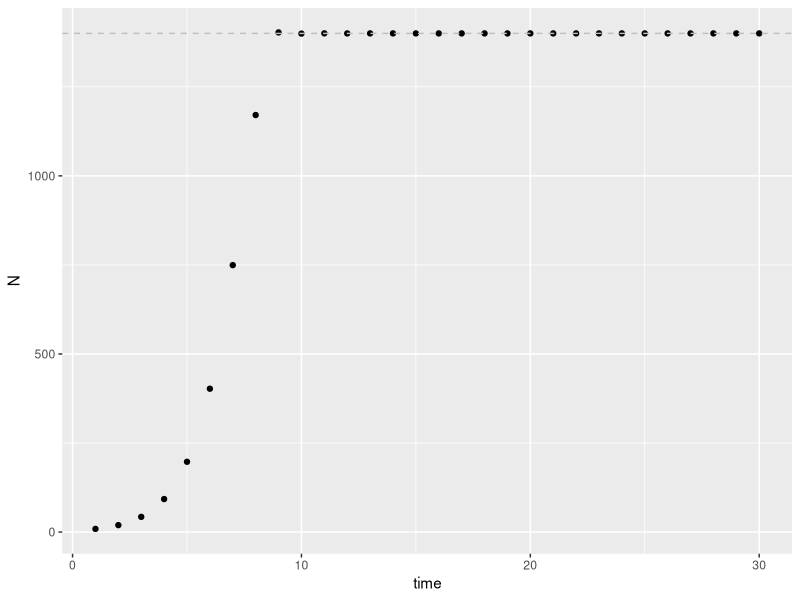
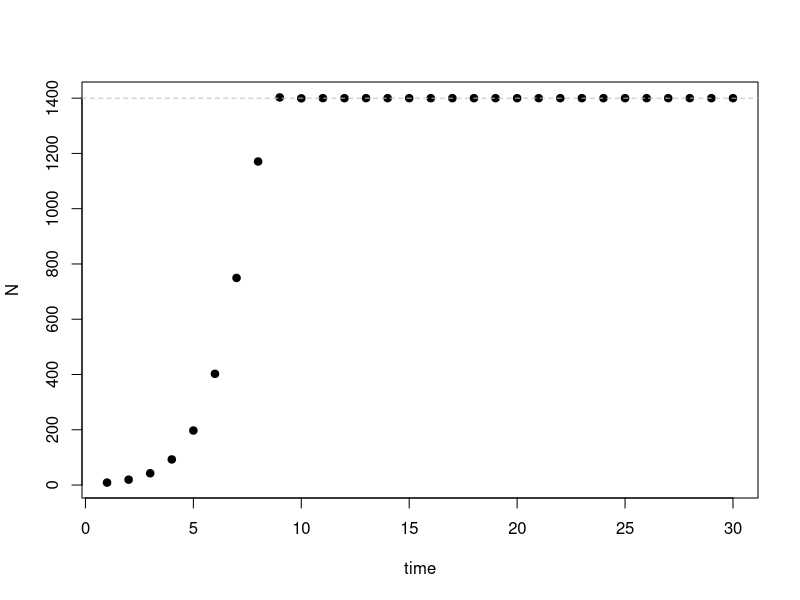
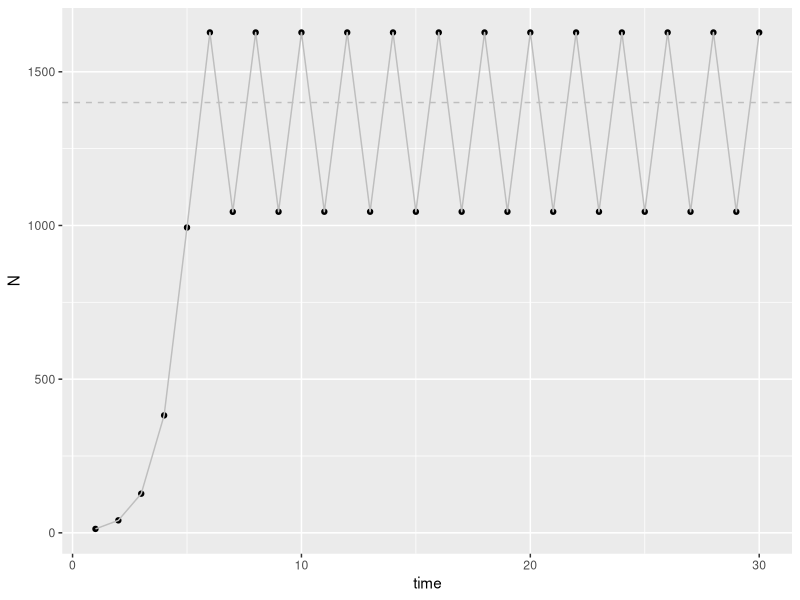
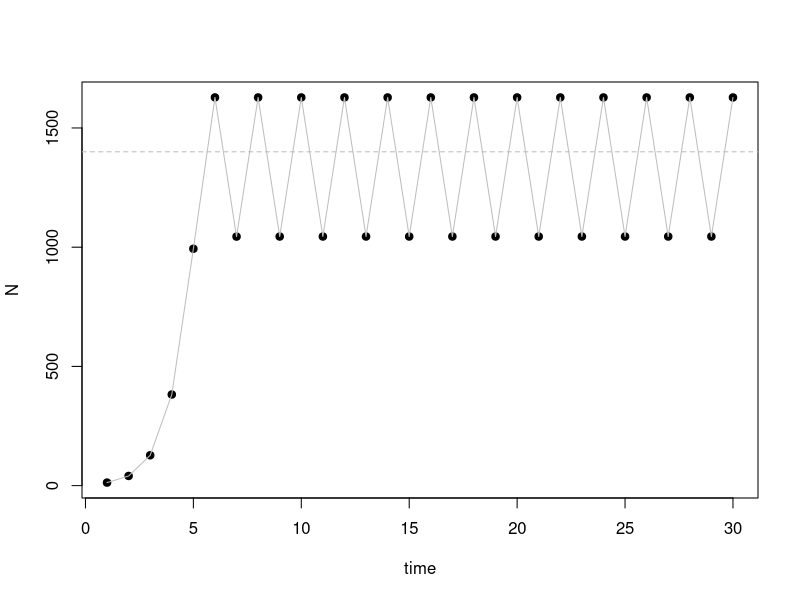
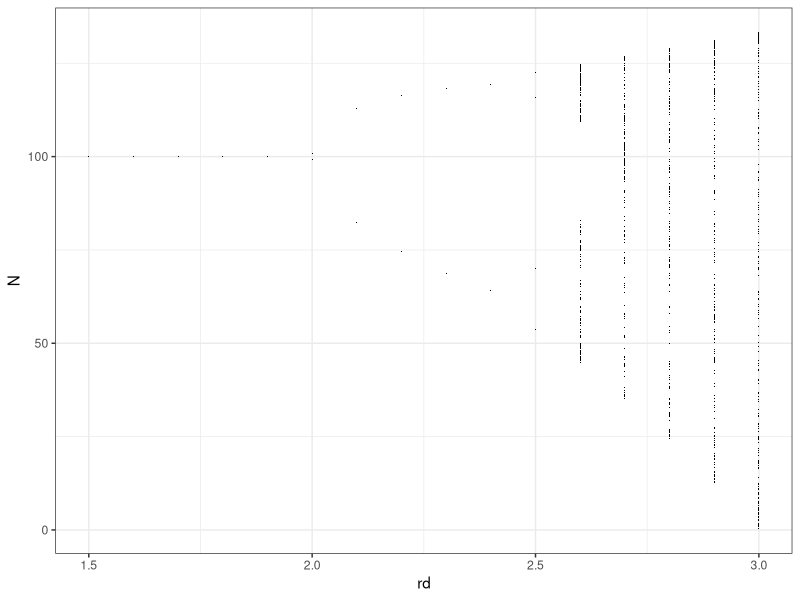
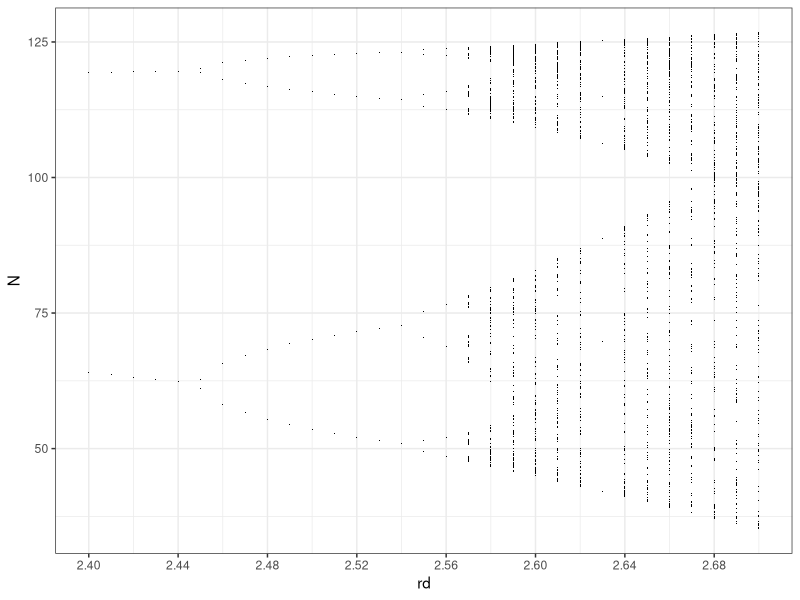
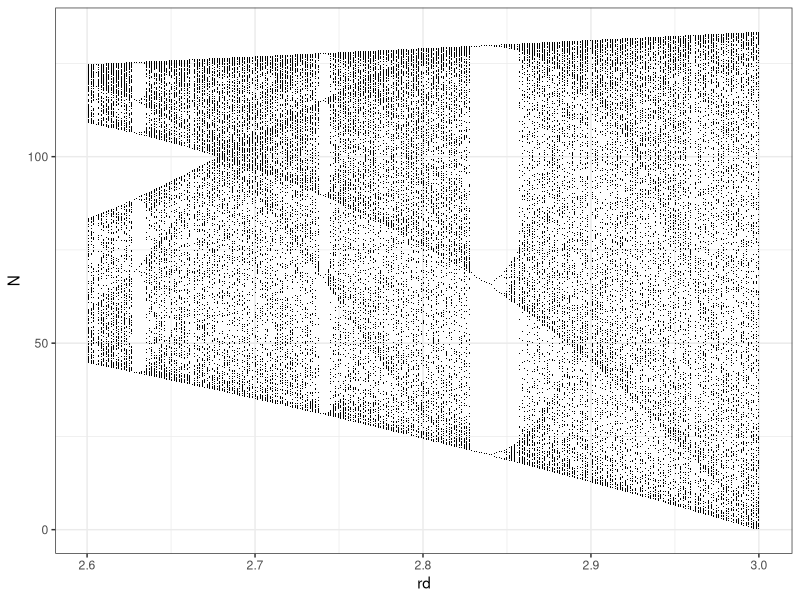
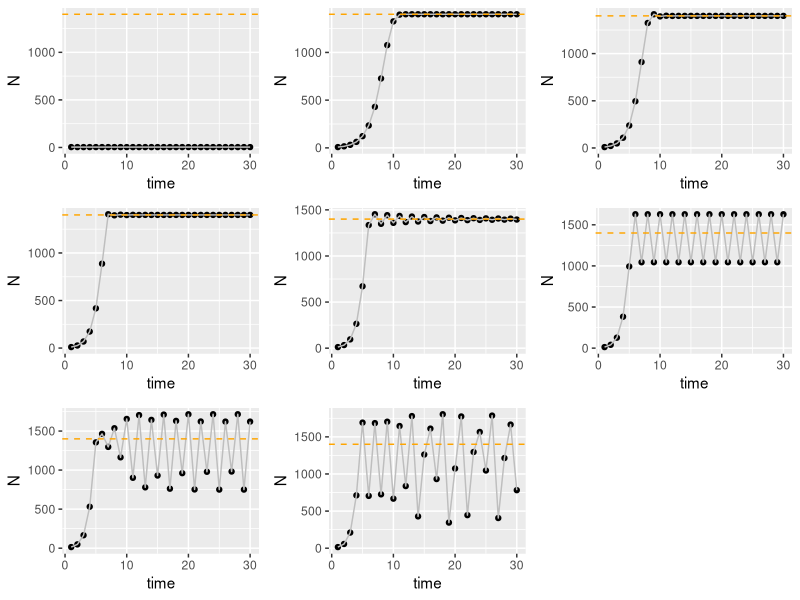

R code for these plots, in order:
## ---- chunk 1
knitr::opts_chunk$set(echo = TRUE)
library(ggplot2)
library(deSolve)
library(dplyr)
library(tidyr)
library(gridExtra)
library(reshape2)
## ---- chunk 2
# Parameter values to use for simulation
r <- 1.21
K <- 1400
N0 <- 4
t <- 30
# model function
disc_log <- function(r,N0,K){
  Nt1 <- N0 + r*N0*(1-N0/K)
  return(Nt1)
}
# Simulation of model for t time steps
N <- rep(NA,t)
for(i in 1:t){
  N[i] <- disc_log(r,N0,K)
  N0 <- N[i]
}
# Plot simulation: ggplot
dat <- as.data.frame(N)
dat$time <- as.numeric(rownames(dat))
ggplot2::ggplot(dat,aes(time,N)) + geom_point() + geom_hline(yintercept=K, linetype="dashed", color = "gray")
# Plot simulation: base R
plot(N,xlab="time",ylab="N",pch=19,col="black")
abline(h=K,col="grey",lty="dashed")
## ---- chunk 3
# Parameter values to use for simulation
r <- 2.2
K <- 1400
N0 <- 4
t <- 30
# Simulation of model for t time steps
N <- rep(NA,t)
for(i in 1:t){
  N[i] <- disc_log(r,N0,K)
  N0 <- N[i]
}
# Plot simulation: ggplot
dat <- as.data.frame(N)
dat$time <- as.numeric(rownames(dat))
ggplot2::ggplot(dat,aes(time,N)) + geom_point() + geom_line(color="grey") + geom_hline(yintercept=K, linetype="dashed", color = "grey")
# Plot simulation: base R
plot(N,xlab="time",ylab="N",pch=19,col="black")
lines(N,col="grey")
abline(h=K,col="grey",lty="dashed")
## ---- chunk 4
N[5:7]
## ---- chunk 5
disc_log(r,N[5],K)
## ---- chunk 6
disc_log(r,N[6],K)
## ---- chunk 7
N[6] + r*N[6]*(1 - (N[6]/K))
## ---- chunk 8
dlogistic <- function (t, y, p) {
  N <- y[1]
  with( as.list(p),{
      N.diff <-  rd * N * (1 - alpha * N) 
      return(list(N.diff))  }) }

## Iff you are interested....
#num.rd <- 30 # the number of rd's you want
rd.s <- seq(1.5,3, by=0.1) # the actual rd values
t <- 0:1000 # how long to run each population
N0 <- c(N=99) # N-zero
## do all the dynamical simulations putting each run
## into a column of a matrix.
Ns <- sapply(rd.s, function(r) {
  p <- c(rd=r, alpha=0.01)
  outd <- deSolve::ode(y = N0, times = t, func = dlogistic, 
 parms = p, method = "euler")[,2]
  }
 ) 
out <- data.frame(t=t, Ns) # put times to the front of the matrix
names(out) <- c("t", paste("rd=",rd.s, sep="")) # relabel columns
out.last <- subset(out, t > 0.8*max(t)) # keep only the last 20%
## put the data in the "long format"
out.l <- pivot_longer(out.last, cols=-1, names_to="r.d", values_to="N")
out.l <- dplyr::arrange(out.l, r.d, t) # re-order the data
## extract text out of the 'r.d' label that is the numeric value
text.values <- substr(out.l$r.d, regexpr("=", out.l$r.d)+1, 100) 
## convert the characters of "1.5" to the number 1.5
out.l$rd <- as.numeric( text.values )

## plot the stable limits to show the bifurcations
ggplot(out.l, aes(rd, N)) + geom_point(pch=".") + theme_bw()
## ---- chunk 9
rd.s <- seq(2.4,2.7, by=0.01) # the actual rd values
t <- 0:1000 # how long to run each population
N0 <- c(N=99) # N-zero
## do all the dynamical simulations putting each run
## into a column of a matrix.
Ns <- sapply(rd.s, function(r) {
  p <- c(rd=r, alpha=0.01)
  outd <- deSolve::ode(y = N0, times = t, func = dlogistic, 
 parms = p, method = "euler")[,2]
  }
 ) 
out <- data.frame(t=t, Ns) # put times to the front of the matrix
names(out) <- c("t", paste("rd=",rd.s, sep="")) # relabel columns
out.last <- subset(out, t > 0.8*max(t)) # keep only the last 20%
## put the data in the "long format"
out.l <- pivot_longer(out.last, cols=-1, names_to="r.d", values_to="N")
out.l <- dplyr::arrange(out.l, r.d, t) # re-order the data
## extract text out of the 'r.d' label that is the numeric value
text.values <- substr(out.l$r.d, regexpr("=", out.l$r.d)+1, 100) 
## convert the characters of "1.5" to the number 1.5
out.l$rd <- as.numeric( text.values )

## plot the stable limits to show the bifurcations
ggplot(out.l, aes(rd, N)) + geom_point(pch=".") + theme_bw() + scale_x_continuous(breaks = seq(2.4,2.7, by=0.04))
## ---- chunk 10
num.rd <- 1001 # the number of rd's you want
rd.s <- seq(1.5,3, length=num.rd) # the actual rd values
t <- 0:1000 # how long to run each population
N0 <- c(N=99) # N-zero
## do all the dynamical simulations putting each run
## into a column of a matrix.
Ns <- sapply(rd.s, function(r) {
  p <- c(rd=r, alpha=0.01)
  outd <- deSolve::ode(y = N0, times = t, func = dlogistic, 
 parms = p, method = "euler")[,2]
  }
 ) 
out <- data.frame(t=t, Ns) # put times to the front of the matrix
names(out) <- c("t", paste("rd=",rd.s, sep="")) # relabel columns
out.last <- subset(out, t > 0.8*max(t)) # keep only the last 20%
## put the data in the "long format"
out.l <- pivot_longer(out.last, cols=-1, names_to="r.d", values_to="N")
out.l <- dplyr::arrange(out.l, r.d, t) # re-order the data
## extract text out of the 'r.d' label that is the numeric value
text.values <- substr(out.l$r.d, regexpr("=", out.l$r.d)+1, 100) 
## convert the characters of "1.5" to the number 1.5
out.l$rd <- as.numeric( text.values )
## ---- chunk 11
out.l.chaotic <- subset( out.l, rd > 2.6 )
ggplot(out.l.chaotic, aes(rd, N)) + geom_point(pch=".") + theme_bw()
## ---- chunk 12
# Parameter values to use for simulation
r_range <- c(0,1,1.3,1.6,1.9,2.2,2.5,2.8)
K <- 1400
N0 <- 4
t <- 30
# Simulation of model for t time steps
N.g <- numeric()
plist <- list()
for(i in 1:length(r_range)){
  N <- rep(NA,t)
  for(k in 1:t){
    N[k] <- disc_log(r_range[i],N0,K)
    N0 <- N[k]
  }
  dat <- as.data.frame(N)
  dat$time <- as.numeric(rownames(dat))
  dat$r <- rep(r_range[i],t)
  N.g <- rbind(N.g,dat)
  N0 <- 4
  p <- ggplot(dat, aes(time, N)) + geom_point() + geom_line(color="gray") + geom_hline(yintercept=K, linetype="dashed", color = "orange")
  plist[[i]] <- p
}

gridExtra::grid.arrange(grobs=plist,nrow=round(length(r_range)/3))
## ---- chunk 13
# Parameter values to use for simulation
r_range <- c(2, 2.2, 2.4, 2.5, 2.55, 2.8)
K <- 1400
N0 <- 4
t <- 50
# Simulation of model for t time steps
N.g <- numeric()
plist <- list()
for(i in 1:length(r_range)){
  N <- rep(NA,t)
  for(k in 1:t){
    N[k] <- disc_log(r_range[i],N0,K)
    N0 <- N[k]
  }
  dat <- as.data.frame(N)
  dat$time <- as.numeric(rownames(dat))
  dat$r <- rep(r_range[i],t)
  N.g <- rbind(N.g,dat)
  N0 <- 4
  p <- ggplot(dat, aes(time, N)) + geom_point() + geom_line(color="gray") + geom_hline(yintercept=K, linetype="dashed", color = "orange")
  plist[[i]] <- p
}

gridExtra::grid.arrange(grobs=plist,nrow=3)
## ---- chunk 14
# Parameter values to use for simulation
parameters <- c(r = 1.21,K = 1400)
state      <- c(N = 4)
times      <- seq(0, 30, by = 0.01)
# model function
cont_log <- function(t, state, parameters) {
  with(as.list(c(state, parameters)), {
    dN <-  r * N * (1 - N/K)
    return(list(dN))
  })
}
# Simulation of model for t time steps
out <- deSolve::ode(y = state, times = times, func = cont_log, parms = parameters)
# Plot simulation: ggplot
out.g <- as.data.frame(out)
ggplot2::ggplot(out.g,aes(time,N)) + geom_line() + geom_hline(yintercept=K, linetype="dashed", color = "gray")
# Plot simulation: base R
plot(out.g$time,out.g$N,xlab="time",ylab="N",pch=19,col="black")
abline(h=K,col="grey",lty="dashed")
## ---- chunk 15
# Parameter values to use for simulation
parameters <- c(r1 = 1.3, r2 = 1.7, K1 = 1400, K2 = 1000, alpha_12 = 0.4, alpha_21 = 0.6)
state      <- c(N1 = 5, N2 = 5)
times      <- seq(0, 100, by = 0.1)
# model function
cont_LV <- function(t, state, parameters) {
  with(as.list(c(state, parameters)), {
    dN1 <-  r1 * N1 * (1 - ((N1 + alpha_12*N2)/K1))
    dN2 <-  r2 * N2 * (1 - ((N2 + alpha_12*N1)/K2))
    return(list(c(dN1,dN2)))
  })
}
## ---- chunk 16
# Simulation of model for t time steps
out <- deSolve::ode(y = state, times = times, func = cont_LV, parms = parameters)
# Plot simulation: ggplot
out.g <- as.data.frame(out)
out.melt <- reshape2::melt(out.g, id.var='time')
ggplot2::ggplot(out.melt,aes(x=time,y=value,col=variable)) + geom_line()
# Plot simulation: base R
plot(out.g$time,out.g$N1,xlab="time",ylab="N",col="black",type="l")
lines(out.g$time,out.g$N2,col="skyblue")
